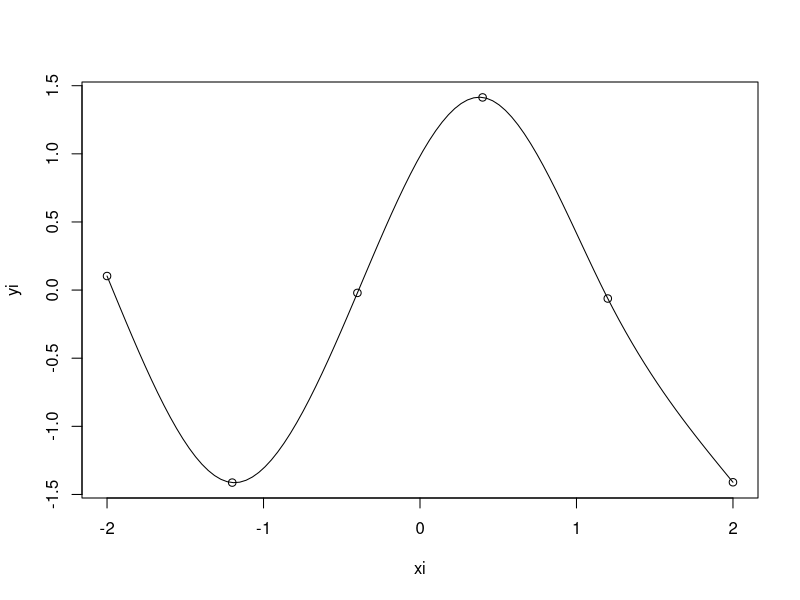
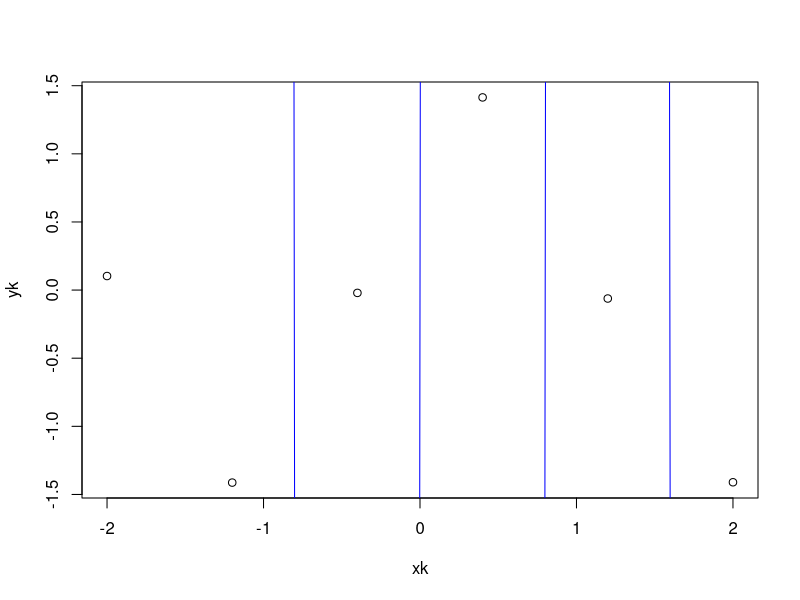

Source code (R) for these figures, in order:
## ---- chunk 1
N = 15
xi <- seq(-2, 2, len=6)
yi <- sin((N-5)/(N-10)*xi) + cos((N-5)/(N-10)*xi)
plot(xi, yi)
lines(spline(xi, yi, method="natural", n=100))

## ---- chunk 2
n=5
xk <- xi
yk <- yi
a<-rep(0,n)
for (i in 1:6) {
  a[i]<-yk[i]
}

h<-rep(0,n)
for (i in 1:n) {
  h[i]<-xk[i+1] - xk[i]
}

c<-rep(0,n)
c[1]<-0
c[n+1]<-0
C<-seq(length = n)
C[1]<-0
C[2]<-1
for (i in 3:n) {
  C[i]<-(3*((yk[i] - yk[i-1])/h[i-1] - (yk[i-1] - yk[i-2])/h[i-2]) - h[i-2]*c[i-2] - 2*(h[i-2] + h[i-1])*c[i-1])/h[i-1]
}
c[2]<-3*((yk[n+1] - yk[n])/h[n] - (yk[n] - yk[n-1])/h[n-1])/(3*h[n-1] + 2*h[n])/(C[n-1] + C[n])
for (i in 3:n) {
  c[i]<-C[i]/c[2]
}
print(c)

b<-rep(0,n)
for (i in 1:(n-1)) {
  b[i]<-(yk[i+1] - yk[i])/h[i] - 1/3*h[i]*(c[i+1] + 2*c[i])
}
b[n]<-(yk[n+1] - yk[n])/h[n] - 2/3*h[n]*c[n]

d<-rep(0,n)
for (i in 1:(n-1)) {
  d[i]<-(c[i+1] - c[i])/3/h[i]
}
d[n]<--c[n]/3/h[n]
plot(xk, yk)
for (i in 1:n) {
  xi<-seq(xk[i], xk[i+1], length = 100)
  yi<-a[i] + b[i]*xi + c[i]*xi^2+ d[i]*xi^3
  lines(xi, yi, col="blue")
}
